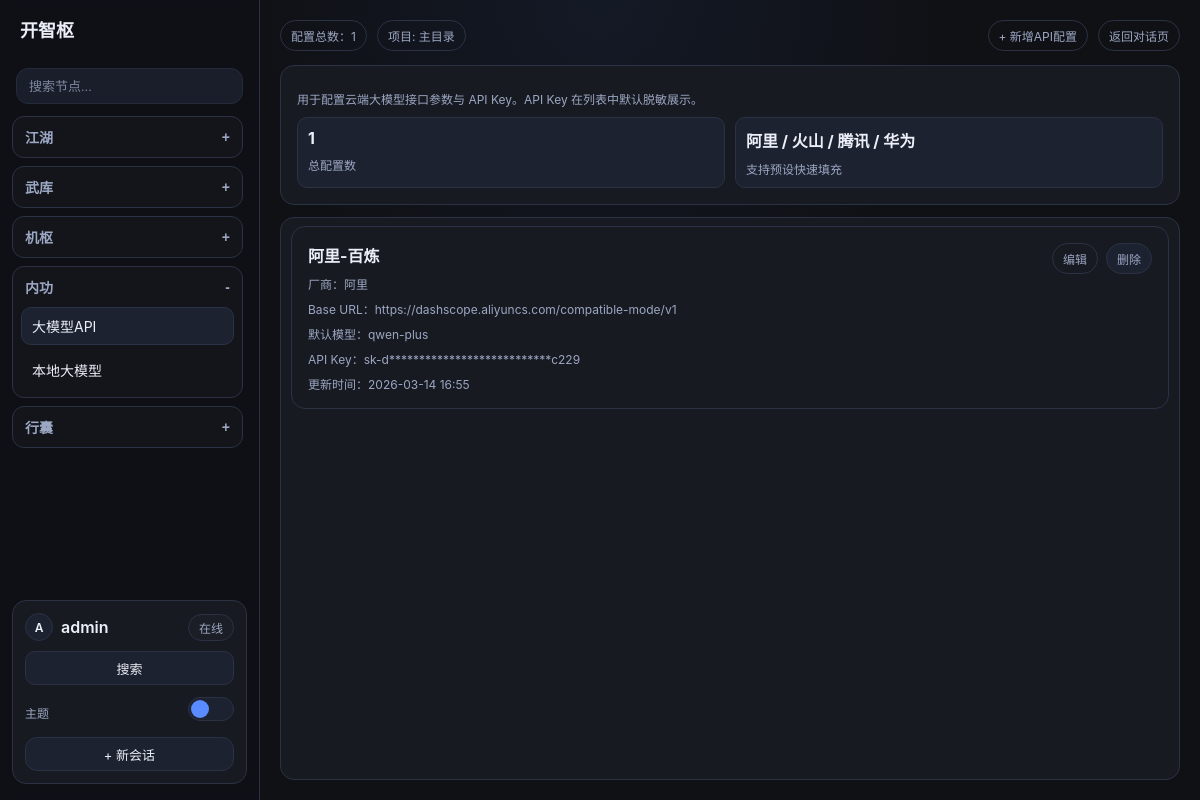
Page /models/api/ (signed in) on the committed database.
### collector/models.py (models this page shows, shortened)
class Project(models.Model):
    name = models.CharField(max_length=100, verbose_name="项目名称")
    path = models.CharField(max_length=500, verbose_name="项目路径", help_text="项目根目录路径，需求文档将保存到该目录下的 doc/01-or 文件夹")
    description = models.TextField(blank=True, verbose_name="项目描述")
    is_default = models.BooleanField(default=False, verbose_name="是否默认项目")
    llm_model = models.ForeignKey(
        LLMModel,
        on_delete=models.SET_NULL,
        null=True,
        blank=True,
        verbose_name="默认大模型",
        help_text="项目默认使用的大语言模型，不设置则使用系统默认模型"
    )
    created_by = models.ForeignKey(
        settings.AUTH_USER_MODEL,
        on_delete=models.CASCADE,
        related_name="projects",
        verbose_name="创建人",
    )
    created_at = models.DateTimeField(auto_now_add=True, verbose_name="创建时间")
    updated_at = models.DateTimeField(auto_now=True, verbose_name="更新时间")
    class Meta:
        ordering = ["-is_default", "-updated_at"]
        verbose_name = "项目"
        verbose_name_plural = "项目"

class LLMApiConfig(models.Model):
    name = models.CharField(max_length=100, verbose_name="配置名称")
    provider_name = models.CharField(max_length=100, verbose_name="厂商名称")
    base_url = models.CharField(max_length=300, blank=True, verbose_name="API Base URL")
    api_key = models.CharField(max_length=300, blank=True, verbose_name="API Key")
    default_model_id = models.CharField(max_length=120, blank=True, verbose_name="默认模型 ID")
    is_enabled = models.BooleanField(default=True, verbose_name="是否启用")
    created_by = models.ForeignKey(
        settings.AUTH_USER_MODEL,
        on_delete=models.CASCADE,
        related_name="llm_api_configs",
        verbose_name="创建人",
    )
    created_at = models.DateTimeField(auto_now_add=True, verbose_name="创建时间")
    updated_at = models.DateTimeField(auto_now=True, verbose_name="更新时间")
    class Meta:
        verbose_name = "大模型 API 配置"
        verbose_name_plural = "大模型 API 配置"
        ordering = ["-updated_at", "name"]
        constraints = [
            models.UniqueConstraint(fields=["created_by", "name"], name="uniq_user_llm_api_config_name"),
        ]

### collector/views.py (the view)
# urls.py: path("models/api/", views.llm_api_config_list, name="llm_api_config_list"),
@login_required
def llm_api_config_list(request):
    context = _build_chat_context(request)
    items = list(LLMApiConfig.objects.filter(created_by=request.user).order_by("-updated_at", "name"))
    for item in items:
        item.masked_api_key = _mask_secret_value(item.api_key)
    context.update(
        {
            "current_nav": "models_api",
            "api_config_items": items,
            "api_config_total": len(items),
        }
    )
    return render(request, "collector/llm_api_config_list.html", context)

### collector/forms.py
class ChatMessageForm(forms.Form):
    content = forms.CharField(
        label="消息内容",
        max_length=4000,
        widget=forms.Textarea(
            attrs={"rows": 4, "placeholder": "输入你的需求内容（Shift+Enter 换行），或使用麦克风语音输入"}
        ),
        required=False,  # 允许仅发送附件而不填写文本
    )
    attachment = forms.FileField(
        label="上传附件",
        required=False,
        widget=forms.ClearableFileInput(attrs={"style": "margin-top: 10px;"}),
    )

### collector/models.py (called while the page is built)
    def get_allowed_agent_modules(self):
        return [item for item in self.allowed_agent_modules_text.split(",") if item]

    def get_allowed_control_modules(self):
        return [item for item in self.allowed_control_modules_text.split(",") if item]

    def get_allowed_toolsets(self):
        return [item for item in self.allowed_toolsets_text.split(",") if item]

    def get_allowed_control_components(self):
        return [item for item in self.allowed_control_components_text.split(",") if item]

    def get_allowed_control_functions(self):
        return [item for item in self.allowed_control_functions_text.split(",") if item]

    @classmethod
    def get_bool(cls, key: str, default: bool = True) -> bool:
        key_text = str(key or "").strip()
        if not key_text:
            return bool(default)
        raw_value = cls.objects.filter(key=key_text).values_list("value_text", flat=True).first()
        if raw_value is None:
            return bool(default)
        normalized = str(raw_value or "").strip().lower()
        if normalized in {"1", "true", "yes", "on"}:
            return True
        if normalized in {"0", "false", "no", "off"}:
            return False
        return bool(default)

    @classmethod
    def get_float(cls, key: str, default: float = 0.0) -> float:
        key_text = str(key or "").strip()
        if not key_text:
            return float(default)
        raw_value = cls.objects.filter(key=key_text).values_list("value_text", flat=True).first()
        if raw_value is None:
            return float(default)
        try:
            return float(raw_value)
        except (TypeError, ValueError):
            return float(default)

### collector/views.py (called while the page is built)
def _normalize_mindforge_strategy(raw_value: str) -> str:
    key = str(raw_value or "").strip().lower()
    if key not in {"auto", "react", "cot", "plan_execute", "reflexion"}:
        return "auto"
    return key

def _build_companion_chat_session_marker(companion_id):
    return f"{COMPANION_CHAT_SESSION_MARKER_PREFIX}{int(companion_id)}"

### templates/collector/llm_api_config_list.html (shortened to what this page needs)
{% extends "base.html" %}
{% block content %}
<div class="app-shell app-shell-model-api">
    <aside class="sidebar sidebar-menu">
        {% include "collector/partials/sidebar_menu.html" %}
    </aside>
    <main class="main-panel">
        <div class="top-actions">
            <div class="top-actions-left">
                <span class="chip">配置总数：{{ api_config_total }}</span>
                {% if current_project %}
                <span class="chip" title="{{ current_project.path }}">项目: {{ current_project.name }}</span>
                {% endif %}
            </div>
            <div class="top-actions-right">
                <a class="chip" href="{% url 'llm_api_config_create' %}">+ 新增API配置</a>
                <a class="chip" href="{% url 'session_list' %}">返回对话页</a>
            </div>
        </div>
        <section class="panel">
            <div class="meta">用于配置云端大模型接口参数与 API Key。API Key 在列表中默认脱敏展示。</div>
            <div class="model-api-overview" style="margin-top: 10px;">
                <div class="model-api-kpi">
                    <strong>{{ api_config_total }}</strong>
                    <div class="meta">总配置数</div>
                </div>
                <div class="model-api-kpi">
                    <strong>阿里 / 火山 / 腾讯 / 华为</strong>
                    <div class="meta">支持预设快速填充</div>
                </div>
            </div>
        </section>
        <section class="conversation panel" style="margin-top: 12px;">
            {% if api_config_items %}
                {% for item in api_config_items %}
                <div class="panel model-api-item">
                    <div style="display: flex; justify-content: space-between; align-items: flex-start; gap: 10px;">
                        <div style="min-width: 0;">
                            <div><strong>{{ item.name }}</strong>{% if not item.is_enabled %}<span class="meta">（已停用）</span>{% endif %}</div>
                            <div class="meta">厂商：{{ item.provider_name }}</div>
                            <div class="meta">Base URL：{{ item.base_url|default:"未配置" }}</div>
                            <div class="meta">默认模型：{{ item.default_model_id|default:"未配置" }}</div>
                            <div class="meta">API Key：{{ item.masked_api_key|default:"未配置" }}</div>
                            <div class="meta">更新时间：{{ item.updated_at|date:"Y-m-d H:i" }}</div>
                        </div>
                        <div style="white-space: nowrap; display: flex; gap: 8px;">
                            <a class="chip" href="{% url 'llm_api_config_edit' item.id %}">编辑</a>
                            <form method="post" action="{% url 'llm_api_config_delete' item.id %}" onsubmit="return confirm('确定删除该配置吗？');">
                                <button type="submit" class="chip">删除</button>
                            </form>
                        </div>
                    </div>
                </div>
                {% endfor %}
            {% endif %}
        </section>
    </main>
</div>
{% endblock %}

### templates/collector/partials/sidebar_menu.html (shortened to what this page needs)
<div class="brand" title="{{ menu_labels.system_name_hint }}">{{ menu_labels.system_name }}</div>
<div class="sidebar-search-shell">
    <input type="text" class="sidebar-search-input" placeholder="搜索节点..." aria-label="搜索节点（即将开放）" disabled>
</div>
<div class="menu-tree">
    <section class="menu-section is-open" data-menu-section>
        <button type="button" class="menu-section-toggle" data-menu-toggle>
            <span title="{{ menu_labels.chat_group_hint }}">{{ menu_labels.chat_group }}</span>
            <span class="menu-toggle-mark">-</span>
        </button>
    </section>
    <section class="menu-section {% if current_nav == 'agent_items' or current_nav == 'system_skills' or current_nav == 'system_rules' or current_nav == 'toolset_list' or current_nav == 'companions' %}is-open{% endif %}" data-menu-section>
        <button type="button" class="menu-section-toggle" data-menu-toggle>
            <span title="{{ menu_labels.agent_group_hint }}">{{ menu_labels.agent_group }}</span>
            <span class="menu-toggle-mark"></span>
        </button>
    </section>
    <section class="menu-section {% if control_active_module %}is-open{% endif %}" data-menu-section>
        <button type="button" class="menu-section-toggle" data-menu-toggle>
            <span title="{{ menu_labels.component_group_hint }}">{{ menu_labels.component_group }}</span>
            <span class="menu-toggle-mark">{% if control_active_module %}-{% else %}+{% endif %}</span>
        </button>
    </section>
    <section class="menu-section {% if current_nav == 'models_api' or current_nav == 'models_local' %}is-open{% endif %}" data-menu-section>
        <button type="button" class="menu-section-toggle" data-menu-toggle>
            <span>{{ menu_labels.model_group }}</span>
            <span class="menu-toggle-mark">{% if current_nav == 'models_api' or current_nav == 'models_local' %}-{% else %}+{% endif %}</span>
        </button>
        <div class="menu-section-body">
            <a class="menu-item-link {% if current_nav == 'models_api' %}active{% endif %}" href="{% url 'llm_api_config_list' %}">大模型API</a>
            <a class="menu-item-link {% if current_nav == 'models_local' %}active{% endif %}" href="{% url 'local_llm_config_list' %}">本地大模型</a>
        </div>
    </section>
    <section class="menu-section {% if current_nav == 'settings_projects' or current_nav == 'settings_requirements' or current_nav == 'settings_profile' or current_nav == 'settings_admin' %}is-open{% endif %}" data-menu-section>
        <button type="button" class="menu-section-toggle" data-menu-toggle>
            <span>{{ menu_labels.settings_group }}</span>
            <span class="menu-toggle-mark">{% if current_nav == 'settings_projects' or current_nav == 'settings_requirements' or current_nav == 'settings_profile' or current_nav == 'settings_admin' %}-{% else %}+{% endif %}</span>
        </button>
    </section>
</div>
<div class="panel user-card">
    <div class="user-top-row">
        <a class="user-profile-link" href="{% url 'profile_settings' %}" title="进入个人设置">
            <span class="user-avatar" aria-hidden="true">{{ request.user.username|first|upper }}</span>
            <span class="user-name">{{ request.user.username }}</span>
        </a>
        <span class="user-status-chip">在线</span>
    </div>
    <a class="sidebar-search-btn {% if current_nav == 'capability_search' %}active{% endif %}" href="{% url 'capability_search' %}">搜索</a>
    <form action="{% url 'system_settings' %}" method="post" class="user-theme-form" style="margin-top: 12px;">
        <span class="meta" style="margin: 0;">主题</span>
        <label class="sidebar-theme-toggle" for="sidebarThemeToggle">
            <span class="sidebar-theme-slider"></span>
        </label>
    </form>
    <div class="sidebar-bottom-actions">
        <a class="sidebar-new-session-btn" href="{% url 'session_create' %}">+ 新会话</a>
    </div>
</div>

### templates/base.html (style rules this page uses)
:root { --bg: #0f1115; --bg-top: #141926; --panel: #171a21; --panel-2: #1d2230; --text: #eceff7; --muted: #9ca7c3; --line: #2b3245; --primary: #5b8cff; --primary-hover: #4f7ff3; --link: #9ec1ff; --sidebar-bg: rgba(14, 17, 24, 0.72); --delete-hover-bg: rgba(255, 255, 255, 0.1); --bubble-assistant-bg: linear-gradient(180deg, #20273a, #1b2131); --bubble-assistant-border: #313a52; --bubble-user-bg: linear-gradient(180deg, #2a3657, #222d49); --bubble-user-border: #40527f; --voice-transcript-bg: rgba(255, 255, 255, 0.03); --input-shell-border: #d9dbe2; --input-shell-bg: #f7f8fa; --input-shell-text: #1f2533; --input-shell-hover-bg: rgba(0, 0, 0, 0.06); --input-shell-active-bg: rgba(0, 0, 0, 0.1); --form-control-bg: #121826; --form-control-border: #313a52; --menu-section-bg: rgba(255, 255, 255, 0.02); --menu-section-hover-bg: rgba(255, 255, 255, 0.04); --menu-item-add-bg: rgba(255, 255, 255, 0.02); --user-chip-bg: rgba(255, 255, 255, 0.02); --button-bg: var(--panel-2); --button-hover-bg: #232a3a; --button-text: var(--text); }
* { box-sizing: border-box; }
body { margin: 0; background: radial-gradient(circle at top, var(--bg-top) 0, var(--bg) 35%); color: var(--text); font-family: -apple-system, BlinkMacSystemFont, "Segoe UI", sans-serif; min-height: 100vh; overflow: hidden; }
a { color: var(--link); text-decoration: none; }
.app-shell { display: grid; grid-template-columns: 280px 1fr; height: 100vh; }
.sidebar { border-right: 1px solid var(--line); background: var(--sidebar-bg); padding: 16px 12px; backdrop-filter: blur(4px); height: 100vh; overflow-x: visible; overflow-y: hidden; display: flex; flex-direction: column; position: relative; z-index: 20; }
.brand { font-weight: 700; font-size: 18px; margin-bottom: 16px; padding: 0 8px; }
.main-panel { padding: 20px; display: flex; flex-direction: column; height: 100vh; overflow: hidden; position: relative; z-index: 1; }
.top-actions { display: flex; gap: 10px; align-items: center; justify-content: space-between; margin-bottom: 14px; }
.top-actions-left, .top-actions-right { display: flex; gap: 10px; align-items: center; }
.chip { border: 1px solid var(--line); border-radius: 999px; padding: 6px 10px; color: var(--muted); font-size: 12px; }
.panel { background: var(--panel); border: 1px solid var(--line); border-radius: 14px; padding: 16px; }
.conversation { flex: 1; overflow-y: auto; padding: 8px 10px 18px; }
.meta { color: var(--muted); font-size: 12px; margin-top: 8px; }
select, input, textarea, button { background-color: var(--panel-2); color: var(--text); border: 1px solid var(--line); border-radius: 8px; padding: 10px; font-size: 14px; }
button { cursor: pointer; background-color: var(--button-bg); color: var(--button-text); }
label { color: var(--muted); font-size: 13px; display: block; margin-bottom: 6px; }
input, textarea { width: 100%; background: var(--form-control-bg); border: 1px solid var(--form-control-border); color: var(--text); border-radius: 10px; padding: 10px 12px; }
button { border: none; border-radius: 10px; background: var(--button-bg); color: var(--button-text); padding: 10px 14px; cursor: pointer; }

### rows in the picture
Project: name "主目录"
LLMApiConfig: name "阿里-百炼", provider_name "阿里", base_url "https://dashscope.aliyuncs.com/compatible-mode/v1", default_model_id "qwen-plus", masked_api_key "sk-d***************************c229", updated_at "2026-03-14 16:55"

### other values in the picture
{{ menu_labels.system_name }} "开智枢"
{{ menu_labels.chat_group }} "江湖"
{{ menu_labels.agent_group }} "武库"
{{ menu_labels.component_group }} "机枢"
{{ menu_labels.model_group }} "内功"
{{ menu_labels.settings_group }} "行囊"
{{ request.user.username|first|upper }} "A"
{{ request.user.username }} "admin"
{{ api_config_total }} "1"
